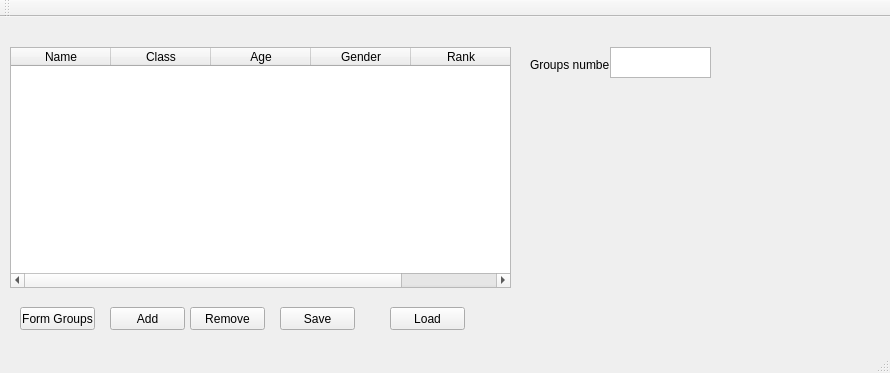
<?xml version="1.0" encoding="UTF-8"?>
<ui version="4.0">
 <class>MainWindow</class>
 <widget class="QMainWindow" name="MainWindow">
  <property name="geometry">
   <rect>
    <x>0</x>
    <y>0</y>
    <width>890</width>
    <height>373</height>
   </rect>
  </property>
  <property name="windowTitle">
   <string>MainWindow</string>
  </property>
  <widget class="QWidget" name="centralWidget">
   <widget class="QTableWidget" name="participantTable">
    <property name="geometry">
     <rect>
      <x>10</x>
      <y>30</y>
      <width>501</width>
      <height>241</height>
     </rect>
    </property>
    <column>
     <property name="text">
      <string>Name</string>
     </property>
    </column>
    <column>
     <property name="text">
      <string>Class</string>
     </property>
    </column>
    <column>
     <property name="text">
      <string>Age</string>
     </property>
    </column>
    <column>
     <property name="text">
      <string>Gender</string>
     </property>
    </column>
    <column>
     <property name="text">
      <string>Rank</string>
     </property>
    </column>
   </widget>
   <widget class="QPushButton" name="groupsExport">
    <property name="geometry">
     <rect>
      <x>20</x>
      <y>290</y>
      <width>75</width>
      <height>23</height>
     </rect>
    </property>
    <property name="text">
     <string>Form Groups</string>
    </property>
   </widget>
   <widget class="QLabel" name="label">
    <property name="geometry">
     <rect>
      <x>530</x>
      <y>40</y>
      <width>81</width>
      <height>16</height>
     </rect>
    </property>
    <property name="text">
     <string>Groups number</string>
    </property>
   </widget>
   <widget class="QPlainTextEdit" name="groupsNumber">
    <property name="geometry">
     <rect>
      <x>610</x>
      <y>30</y>
      <width>101</width>
      <height>31</height>
     </rect>
    </property>
   </widget>
   <widget class="QPushButton" name="addEntry">
    <property name="geometry">
     <rect>
      <x>110</x>
      <y>290</y>
      <width>75</width>
      <height>23</height>
     </rect>
    </property>
    <property name="text">
     <string>Add</string>
    </property>
   </widget>
   <widget class="QPushButton" name="saveTable">
    <property name="geometry">
     <rect>
      <x>280</x>
      <y>290</y>
      <width>75</width>
      <height>23</height>
     </rect>
    </property>
    <property name="text">
     <string>Save</string>
    </property>
   </widget>
   <widget class="QPushButton" name="loadTable">
    <property name="geometry">
     <rect>
      <x>390</x>
      <y>290</y>
      <width>75</width>
      <height>23</height>
     </rect>
    </property>
    <property name="text">
     <string>Load</string>
    </property>
   </widget>
   <widget class="QPushButton" name="removeRow">
    <property name="geometry">
     <rect>
      <x>190</x>
      <y>290</y>
      <width>75</width>
      <height>23</height>
     </rect>
    </property>
    <property name="text">
     <string>Remove</string>
    </property>
   </widget>
  </widget>
  <widget class="QMenuBar" name="menuBar">
   <property name="geometry">
    <rect>
     <x>0</x>
     <y>0</y>
     <width>890</width>
     <height>21</height>
    </rect>
   </property>
  </widget>
  <widget class="QToolBar" name="mainToolBar">
   <attribute name="toolBarArea">
    <enum>TopToolBarArea</enum>
   </attribute>
   <attribute name="toolBarBreak">
    <bool>false</bool>
   </attribute>
  </widget>
  <widget class="QStatusBar" name="statusBar"/>
 </widget>
 <layoutdefault spacing="6" margin="11"/>
 <resources/>
 <connections/>
</ui>
